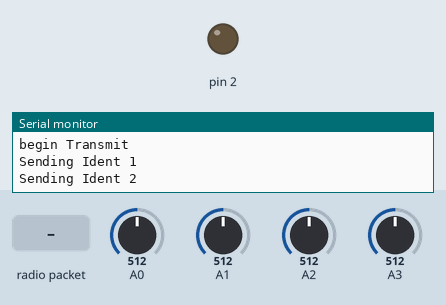
Simulated run of this sketch. Board: Arduino Uno, built with avr-gcc and run on an emulated ATmega328P. Shown: output pins drawn as LEDs (lit = HIGH), the last lines printed to the serial monitor. Inputs (shaded band) come from the test bench; at power-on: A0 = 512, A1 = 512, A2 = 512, A3 = 512. Random numbers use the default seed unless the sketch sets one; EEPROM starts erased; no radio packets arrive unless stated; pins used as bus, display or sensor lines are not drawn.

Above: at 7.2 s.
7.3 s: radio packet "d" arrives
9.4 s: radio packet "1" arrives
At 16.0 s:
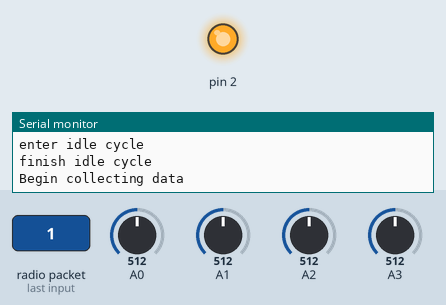
Timing chart, 0 to 16.9 s (numbered marks = the images above; inputs shaded):
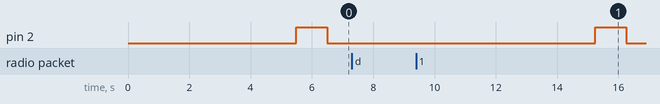

The sketch:

Beacon_Transmitter.ino
```cpp
/*
 * Beacon_Transmitter - Ground Station testing - Shortened Cycles
 *
 * This program is designed to carry out the Shortened software cycle for the Satellite Beacon for Ground
 * testing purposes. The software cycle comprise of five phase.....
 *
 * 1) Initialisation/Launch - At launch the radio and microcontroller intitalises once power is applied and the both are
 * put to sleep for 5 seconds (for tersting purposes), with the shutdown after launch time being 30-45 minutes for
 * actual space operations
 * 2) Data collection - The microcontroller does a series of commands such as check voltage, poll light sensing diodes etc.
 * to simulate the collection of satellite telemetry data.
 * 3) Data Transmission - 5 packets of data is transmitted. The first four packets contain the satellite address (Hex - 23,AF)
 * repeated twice and the fifth packet containg 50 Bytes of random data representing the satellite telemetry data.
 * 4) Recieve mode - The satellite radio enters receive mode for 5 seconds where it could accept a command
 * 5) Low power idle mode - The satelltie enters a low power mode for 2 seconds where the radio is turned off and the
 * microcontroller is set to idle
 *
 * Author:  Travis McKee
 * Date:    28 Feb 2020
 *
 */

#include <SPI.h>
#include <RH_RF95.h>
#include <LowPower.h>
#include <EEPROM.h>

// for use with the Arduino Pro mini on the red PCB or Breadboard (Space Beacon) and the Arduino Uno (ground recieving station)
#define RFM95_CS 10
#define RFM95_RST 4
#define RFM95_INT 2
#define RX_TIME 5000

// Set the Transmit/Recieve frequency
#define RF95_FREQ 437.0

// Singleton instance of the radio driver
RH_RF95 rf95(RFM95_CS, RFM95_INT);

int satBatVoltage = 0;
int solarPanelVoltage = 0;
int photoDiode1 = 0;
int photoDiode2 = 0;
int photoDiode3 = 0;
char radiopacket[50];
uint8_t satTelemetry[50];
uint8_t satAddress[4] = {35,175,35,175};
boolean launched = false;

void setup()
{
  Serial.begin(115200);

  Serial.println("Initalisation Begins");
  pinMode(RFM95_RST, OUTPUT);
  pinMode(2,OUTPUT);
  digitalWrite(RFM95_RST, HIGH);

  // manual reset
  digitalWrite(RFM95_RST, LOW);
  delay(10);
  digitalWrite(RFM95_RST, HIGH);
  delay(10);

  EEPROM.write(0,0); //This uses the EEPROM to store if the satellite has just been launched (0) or if it is in orbit (1)

  while (!rf95.init()) {
    Serial.println("LoRa radio init failed");
    Serial.println("Uncomment '#define SERIAL_DEBUG' in RH_RF95.cpp for detailed debug info");
    while (1);
  }
  Serial.println("LoRa radio init OK!");

  // Defaults after init are 434.0MHz, modulation GFSK_Rb250Fd250, +13dbM
  if (!rf95.setFrequency(RF95_FREQ)) {
    Serial.println("setFrequency failed");
    while (1);
  }
  Serial.print("Set Freq to: "); Serial.println(RF95_FREQ);

  rf95.setTxPower(23, false);

  //Defaults after init are 434.0MHz, 13dBm, Bw = 125 kHz, Cr = 4/5, Sf = 128chips/symbol, CRC on
  //Changing the default modem settings to one of the preset settings
  while(!rf95.setModemConfig(0))
  {
    Serial.println("LoRa radio modem settings change failed");
  }
  //Setting 0 (Bw125Cr45Sf128) - Bw = 125 kHz, Cr = 4/5, Sf = 128chips/symbol, CRC on. Default medium range
  //Setting 1 (Bw500Cr45Sf128) - Bw = 500 kHz, Cr = 4/5, Sf = 128chips/symbol, CRC on. Fast+short range.
  //Setting 2 (Bw31_25Cr48Sf512 ) - Bw = 31.25 kHz, Cr = 4/8, Sf = 512chips/symbol, CRC on. Slow+long range.
  //Setting 3 (Bw125Cr48Sf4096) - Bw = 125 kHz, Cr = 4/8, Sf = 4096chips/symbol, CRC on. Slow+long range.

  Serial.println("Initalisation finished");
}


void loop()
{
  //if (launched == false)
  if (EEPROM.read(0) == 0)
  {
    Serial.println("satellite launches");
    launch(); //shuts down microcontroller for 4 seconds to represent 45 minutes after launch
    //launched = true;
    EEPROM.update(0,1);
    Serial.begin(115200);
    delay(100);
    satTelemetry[0] = 1;
    for (int i = 1; i< sizeof(satTelemetry); i++)
    {
      satTelemetry[i] = random(255);
    }
  }
  Serial.begin(115200);
  delay(50);

  Serial.println("Begin collecting data");
  collectData(); //collecting data - battery checks, check light sensing diode, current check
  Serial.println("Finish collecting data");

  Serial.println("begin Transmit");
  transmit();
  Serial.println("Transmission complete");

  // Now wait for a reply
  Serial.println("enter receive cycle");
  delay(10);
  receive();
  Serial.println("finish receive cycle");
  delay(10);
  Serial.println("enter idle cycle");
  delay(10);
  idleBeacon();
  Serial.println("finish idle cycle");

}

void launch()
{
  rf95.sleep();
  Serial.flush();
  delay(100);
  for (int i = 0; i < 5; i++)
  {
    LowPower.powerSave(SLEEP_1S, ADC_OFF, BOD_OFF, TIMER2_OFF);
    //LowPower.idle(SLEEP_1S, ADC_OFF,TIMER4_OFF, TIMER3_OFF, TIMER1_OFF, TIMER0_OFF, SPI_OFF, USART1_OFF, TWI_OFF, USB_OFF); //for arduino feather 32u4
    //LowPower.idle(SLEEP_1S, ADC_OFF,TIMER2_OFF, TIMER1_OFF, TIMER0_OFF, SPI_OFF, USART0_OFF, TWI_OFF); //for arduino pro mini
    //LowPower.powerStandby(SLEEP_1S, ADC_OFF, BOD_OFF);

  }
  delay(100);
  rf95.setModeIdle();
  delay(100);
}

void transmit()
{
  for (int i=1; i<5; i++)
  {
  Serial.print("Sending Ident "); Serial.println(i);
  rf95.send((uint8_t *)satAddress, 4);
  delay(10);
  rf95.waitPacketSent();
  delay(100);
  }

  delay(100);
  Serial.println("Sending Telemetry ");
  rf95.send((uint8_t *)satTelemetry, 50);
  delay(10);
  rf95.waitPacketSent();
  satTelemetry[0] = satTelemetry[0]+1;
  delay(100);
}

void receive()
{
  unsigned long timeStamp = millis();
  delay(10);
  do
  {
    if (rf95.available())
    {
      uint8_t buf[RH_RF95_MAX_MESSAGE_LEN];
      uint8_t len = sizeof(buf);

      if (rf95.recv(buf, &len))
      {
        Serial.print("Got: ");
        Serial.println((char*)buf);
        Serial.println("Doing something");
      }
      else
      {
        Serial.println("Receive failed");
      }
    }
  } while (millis() < timeStamp + RX_TIME);
}

void idleBeacon()
{
  rf95.sleep();
  delay(100);
  //for (int i = 0; i < 240+random(60); i++)
  for (int i = 0; i < 2; i++)
  {
    //LowPower.powerSave(SLEEP_1S, ADC_OFF, BOD_OFF, TIMER2_OFF);
    //LowPower.idle(SLEEP_1S, ADC_OFF,TIMER4_OFF, TIMER3_OFF, TIMER1_OFF, TIMER0_OFF, SPI_OFF, USART1_OFF, TWI_OFF, USB_OFF); //for arduino feather 32u4
    LowPower.idle(SLEEP_1S, ADC_OFF,TIMER2_OFF, TIMER1_OFF, TIMER0_OFF, SPI_OFF, USART0_OFF, TWI_OFF); //for arduino pro mini
    //LowPower.powerStandby(SLEEP_1S, ADC_OFF, BOD_OFF);

  }
  delay(100);
  rf95.setModeIdle();
}

void collectData()
{
  digitalWrite(2,HIGH); //power for light sensing diodes
  delay(1000);

  int batRead=0;
  for(int i = 0;i<50;i++)
  {
  batRead = batRead + analogRead(A3);
  }
  satBatVoltage = batRead/50;
  Serial.print("Battery voltage is: "); Serial.println(satBatVoltage);

  solarPanelVoltage =  solarPanelVoltage+1;
  if ( solarPanelVoltage == 100)
  {
     solarPanelVoltage = 0;
  }
  Serial.print("Solar Panel Voltage: ");
  Serial.println(solarPanelVoltage);

  int diode1=0;
  int diode2=0;
  int diode3=0;
  for (int j=0;j<50;j++)
  {
  diode1 = diode1 + analogRead(A0);
  diode2 = diode2 + analogRead(A1);
  diode3 = diode3 + analogRead(A2);
  }
  photoDiode1 = diode1/50;
  photoDiode2 = diode2/50;
  photoDiode3 = diode3/50;

    Serial.print("Diode 1: ");
  Serial.print(photoDiode1);
    Serial.print(", Diode 2: ");
  Serial.print(photoDiode2);
    Serial.print(", Diode 3: ");
  Serial.println(photoDiode3);
  digitalWrite(2,LOW);
  delay(500);
}
```
